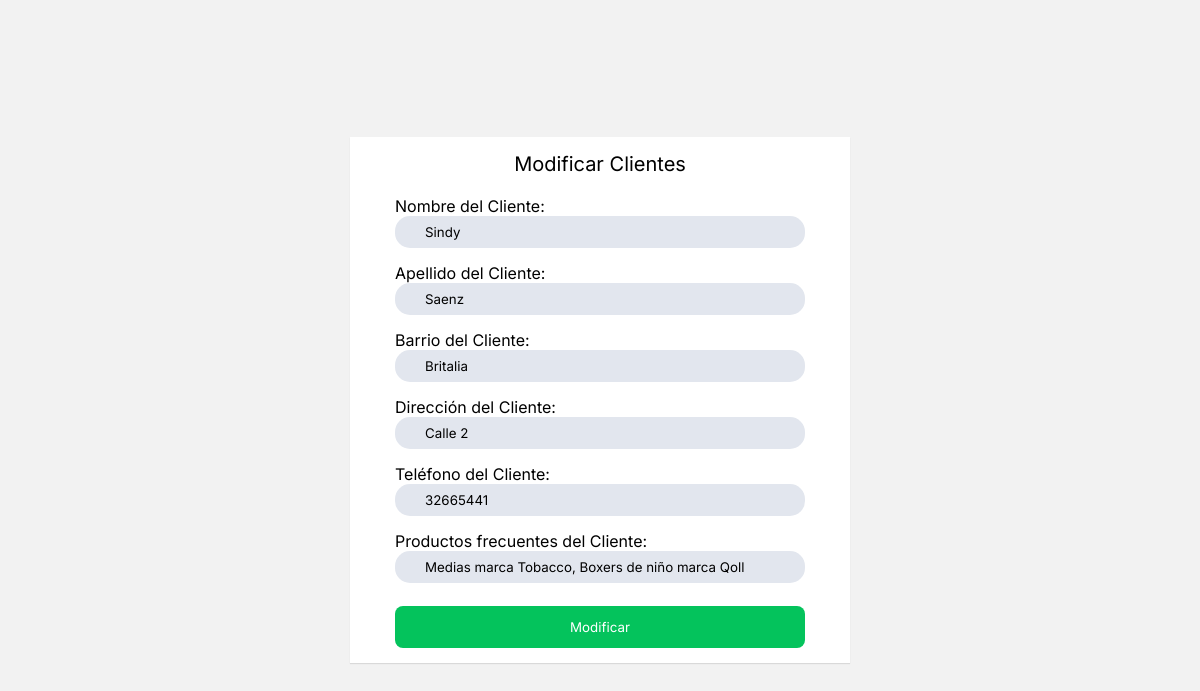
The page /updateclientes/8/ on the database its author committed.
### InventoryApp/models.py (models this page shows, shortened)
class Clientes(models.Model):
    NombreCliente = models.CharField('Nombre del cliente', max_length = 100)
    ApellidoCliente = models.CharField('Apellido del cliente', max_length = 100)
    BarrioCliente = models.CharField('Barrio del cliente', max_length = 100)
    DireccionCliente = models.CharField('Dirección del cliente', max_length = 100)
    TelefonoCliente = models.CharField('Teléfono del cliente', max_length = 100)
    ProductosFrecuentes = models.CharField('Productos que frecuenta', max_length = 100)
    class Meta:
        verbose_name = 'Cliente'
        verbose_name_plural = 'Clientes'
        db_table = 'clientes'
        ordering = ['id']

### Project/views.py (the view, shortened to what this page needs)
# urls.py: path('updateclientes/<id>/', views.updateclientes, name='updateclientes'),
def updateclientes(request, id):
    clientes = get_object_or_404(Clientes, id=id)
    data =  {
        'formclientes': ClientesForm(instance=clientes)
    }
    return render(request, 'updateclientes.html', data)

### InventoryApp/forms.py
class ClientesForm(forms.ModelForm):
    NombreCliente = forms.CharField(widget=forms.TextInput(attrs={'class':'input'}), label="Nombre del Cliente")
    ApellidoCliente = forms.CharField(widget=forms.TextInput(attrs={'class':'input'}), label="Apellido del Cliente")
    TelefonoCliente = forms.CharField(widget=forms.TextInput(attrs={'class':'input'}), label="Teléfono del Cliente")
    DireccionCliente = forms.CharField(widget=forms.TextInput(attrs={'class':'input'}), label="Dirección del Cliente")
    BarrioCliente = forms.CharField(widget=forms.TextInput(attrs={'class':'input'}), label="Barrio del Cliente")
    ProductosFrecuentes = forms.CharField(widget=forms.TextInput(attrs={'class':'input'}), label="Productos frecuentes del Cliente")
    class Meta:
        model = Clientes
        fields = '__all__' # sirve para listarlos todos

### Templates/updateclientes.html (shortened to what this page needs)
{% load static %}
<!DOCTYPE html>
<html lang="en">
<head>
    <link rel="stylesheet" href="{% static 'CSS/stylesform.css' %}">
</head>
<body>
    <form action="" method="post">
        <div class="main">
            <div class="title">
                Modificar Clientes
            </div>
            <div class="forma">
                <div class="inputs">
                    {{ formclientes }}
            </div>
            </div>
            <div class="buttons">
                <button class="goahead" type="submit">Modificar</button>
            </div>
    </form>
  </head>
</body>
</html>

### Static/CSS/stylesform.css (style rules this page uses)
* { margin: 0; padding: 0; box-sizing: border-box; font-family: 'Inter', sans-serif; outline: none; }
body { background: #f2f2f2; }
.main { max-width: 500px; width: 100%; height: auto; background: #fff; padding: 15px 45px; position: absolute; top: 50%; left: 50%; transform: translate(-50%,-50%); box-shadow: 0 1px 1px rgba(0,0,0,0.1); }
.title { margin-bottom: 20px; text-align: center; font-size: 20px; color: #000; }
.inputs { position: relative; margin-bottom: 8px; }
.input { font: 1rem; margin-bottom: 15px; width: 100%; padding: 8px; padding-left: 30px; border: none; background: #E2E6EE; border-radius: 15px; }
.buttons { text-align: center; }
.goahead { width: 100%; margin: auto; background: #04C35C; padding: 13px; border-radius: 8px; text-align: center; color: white; outline: none; text-decoration: none; border: none; cursor: pointer; }
label { top: 10px; left: 10px; color: #000; font-size: 1rem; }

### rows shown on the page
Clientes: NombreCliente "Sindy", ApellidoCliente "Saenz", BarrioCliente "Britalia", DireccionCliente "Calle 2", TelefonoCliente "32665441", ProductosFrecuentes "Medias marca Tobacco, Boxers de niño marca Qoll"
